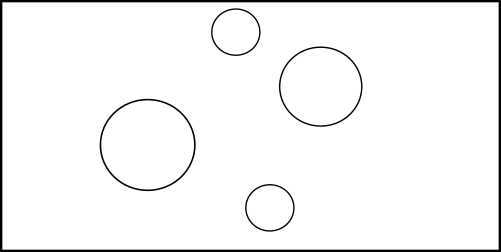
%> input picture g1092.png, 501 x 252 px
$ octave image_to_obstacle_mesh.m   (GNU Octave 9; MATLAB toolbox functions it lacks are replaced by stand-ins)
%> lines starting %> are read from the running program, lines starting %| are printed output that depends on the picture; in (x1, y1, x2, y2) boxes, pixels count from 0 and x2, y2 are one past the last pixel; in counts of white or black regions, pixels touching at a corner belong together; the program's own positions count from 1
clc
clear all
close all

%image_to_obstacle('mapa_com_obstaculos.png','modelo_dos_obst醕ulos.obj',0.1,2)
image_to_obstacle('g1092.png','mapa01.obj',0.1,2)


function image_to_obstacle(image_path, output_mesh_path, pixel_to_meter_ratio, obstacle_height)
%> called with image_path = 'g1092.png', output_mesh_path = 'mapa01.obj', pixel_to_meter_ratio = 0.1, obstacle_height = 2
    if nargin < 4
        obstacle_height = 1.0;
    end
    if nargin < 3
        pixel_to_meter_ratio = 1.0;
    end

    % Carregar a imagem bin醨ia
    I_r = imread(image_path);
%> I_r is the input picture: size 252x501x3 uint8; min 0, max 255, mean 245.5
    Igray = convert_cinza(I_r);
    binary_image = ~convert_bin2(Igray,otsu(Igray));
%> after the loop in histg, `for k = 1:256`: hist = 256 values, max 119550 at index 256, min 1 at index 152, mean 493.2
%> in histg, `hist = hist/(lin*col);`: hist = 256 values, max 0.947 at index 256, min 7.92e-06 at index 152, mean 0.00391
%> in otsu, `Pr = histg(imgray);`: Pr has the same summary as hist in histg
%> in otsu, `CumPr = cumsum(Pr);`: CumPr = 256 values from 0.0255 to 1
%> in otsu, `mg = sum(i.*Pr);`: mg = 245.5
%> the loop in otsu, `for k = 1:256` made 256 passes
%> mk on passes 1 to 3: 0, 0.000285, 0.000792
%> in otsu, `[~,K]=max(sigma);`: K = 134
%> in otsu, `limiar = K-1;`: limiar = 133
%> in convert_bin2, `imbin(im>limiar) = true;`:
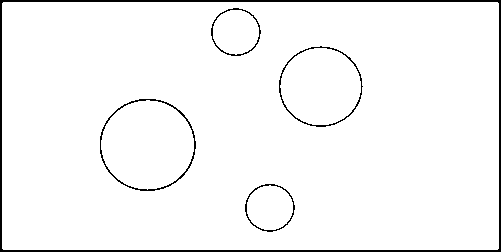
%> imbin: size 252x501 logical; 96.6% white; 5 black regions, box (x1, y1, x2, y2) and area: (0, 0, 501, 252) 3000, (100, 99, 196, 191) 477, (279, 46, 363, 127) 371, (211, 8, 261, 56) 218, (245, 184, 295, 232) 217
    [ISeg,Reg,pontos]=segmentador(binary_image,55);
    imshow(ISeg)
    % Filtragem e obten玢o dos cantos com o algoritmo de Douglas Peucker
    [cantos] = filtragem(Reg,pontos,0.3);
    hold on

    % Inicializar as listas de v閞tices e faces
    vertices = [];
    faces = [];

    for i=1:length(Reg)
         xc = mean(cantos(i).x);
         yc = mean(cantos(i).y);
         cantos2_x = 0.95*(cantos(i).x-xc) + xc;
         cantos2_y = 0.95*(cantos(i).y-yc) + yc;
         %%--Degug
         plot(cantos(i).x,cantos(i).y,'.r','MarkerSize',20)
         plot(cantos2_x,cantos2_y,'.g','MarkerSize',20)
         % Adequa玢o
         cantos1_x = [cantos(i).x cantos(i).x(1)].*pixel_to_meter_ratio;
         cantos1_y = [cantos(i).y cantos(i).y(1)].*pixel_to_meter_ratio;
         cantos2_x = [cantos2_x cantos2_x(1)].*pixel_to_meter_ratio;
         cantos2_y = [cantos2_y cantos2_y(1)].*pixel_to_meter_ratio;
         for j = 1:(numel(cantos1_x)-1)
             v1 = [cantos1_x(j), cantos1_y(j),0];
             v2 = [cantos2_x(j), cantos2_y(j),0];
             v3 = [cantos2_x(j+1), cantos2_y(j+1),0];
             v4 = [cantos1_x(j+1), cantos1_y(j+1),0];
             v5 = [cantos1_x(j), cantos1_y(j),obstacle_height];
             v6 = [cantos2_x(j), cantos2_y(j),obstacle_height];
             v7 = [cantos2_x(j+1), cantos2_y(j+1),obstacle_height];
             v8 = [cantos1_x(j+1), cantos1_y(j+1),obstacle_height];
             vertices = [vertices; v1; v2; v3; v4; v5; v6; v7; v8];
             idx = size(vertices, 1) - 7;
             faces = [faces;
                     idx, idx+1, idx+5, idx+4; % Face lateral 1
                     idx+1, idx+2, idx+6, idx+5; % Face lateral 2
                     idx+2, idx+3, idx+7, idx+6; % Face lateral 3
                     idx+3, idx, idx+4, idx+7; % Face lateral 4
                     idx+4, idx+5, idx+6, idx+7; % Face superior
                     idx, idx+1, idx+2, idx+3]; % Face inferior
         end
    end

%     % Remover v閞tices duplicados e atualizar as faces
%     [vertices, ~, indexn] = unique(vertices, 'rows');
%     faces = indexn(faces);

    % Salvar a malha em um arquivo OBJ
    fileID = fopen(output_mesh_path, 'w');
    fprintf(fileID, 'v %.4f %.4f %.4f\n', vertices');
    fprintf(fileID, 'f %d %d %d %d\n', faces');
    fclose(fileID);
end

% Segmentador
function [ImSeg,Reg,ordem]=segmentador(im,limiar)
%> called with limiar = 55

    f = double(im);
    f = [0.*f(1,:); f]; f = [0.*f(:,1) f];
%> after `f = [0.*f(1,:); f]`: f: size 253x501 double; values 0 (black) and 1 (white), 3.4% white; 5 white regions, box (x1, y1, x2, y2) and area: (0, 1, 501, 253) 3000, (100, 100, 196, 192) 477, (279, 47, 363, 128) 371, (211, 9, 261, 57) 218, (245, 185, 295, 233) 217
%> after `f = [0.*f(:,1) f]`: f: size 253x502 double; values 0 (black) and 1 (white), 3.4% white; 5 white regions, box (x1, y1, x2, y2) and area: (1, 1, 502, 253) 3000, (101, 100, 197, 192) 477, (280, 47, 364, 128) 371, (212, 9, 262, 57) 218, (246, 185, 296, 233) 217
    f = [f; 0.*f(1,:)]; f = [f 0.*f(:,1)];
%> after `f = [f; 0.*f(1,:)]`:
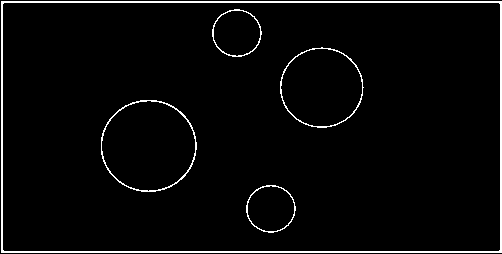
%> f: size 254x502 double; values 0 (black) and 1 (white), 3.4% white in thin lines or dots
%> after `f = [f 0.*f(:,1)]`:
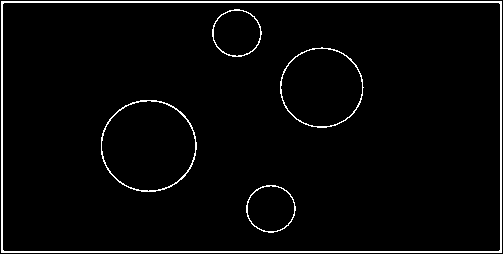
%> f: size 254x503 double; values 0 (black) and 1 (white), 3.4% white in thin lines or dots
    [M,N] = size(f);
%> M = 254; N = 503
    LNBD = 0;
    Reg = 2;
    directions = [0 -1;-1 -1;-1 0;-1 1; 0 1; 1 1; 1 0; 1 -1];
    angs = [180;225;270;315;0;45;90;135];
    i1=0;j1=0;i2=0;j2=0;
    i3=0;j3=0;i4=0;j4=0;

    for i = 1:M
        for j = 1:N
            x = []; y = [];
            if f(i,j)==1 && f(i,j-1)==0
                i2 = i; j2 = j-1; K = round(atan2d(i2-i,j2-j))-45;
                for k = 1:size(directions,1)
                    K = convertTo360(K+45);
                    i1 = i+directions(find(angs==K),1);
                    j1 = j+directions(find(angs==K),2);
                    if (i1>0) && (j1>0) && (i1 <= M) && (j1 <= N)
                        if f(i1,j1)~=0
                            i2 = i1; j2 = j1;
                            i3 = i; j3 = j;
                            currDir = round(atan2d(i2-i3,j2-j3));
%                             display('Entrou no While')
                            while true
                                for l = 1:size(directions,1)
                                    currDir = convertTo360(currDir-45);
                                    I = find(angs==currDir);
                                    i4 = i3+directions(I,1);
                                    j4 = j3+directions(I,2);
                                    if (i4>0) && (j4>0) && (i4<=M) && (j4<=N)
                                        if f(i4,j4)~=0
                                            if(f(i3,j3+1)==0)
                                                f(i3,j3) = -Reg;
                                                x = [x j3-1]; y = [y i3-1];
                                            elseif (f(i3,j3+1)~=0)&&(f(i3,j3)==1)
                                                f(i3,j3) = Reg;
                                                x = [x j3-1]; y = [y i3-1];
                                            end
                                            break;
                                        end
                                    end
                                end
                                if (i4==i) && (j4==j) && (i3 == i1) && (j3 == j1)
                                    break;
                                else
                                    i2 = i3; j2 = j3;
                                    i3 = i4; j3 = j4;
                                    currDir = round(atan2d(i2-i3,j2-j3));
                                    LNBD = f(i3,j3);
                                end
                            end
%                             display('Saiu do While')
                            ordem(Reg-1) = struct('Reg',Reg,'x',x,'y',y);
                            LNBD = 0; Reg = Reg + 1;

                            break;
                        end
                    end
                end
            end
        end
    end
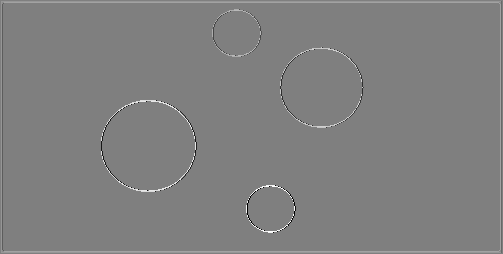
%> f: size 254x503 double; 3.34% of pixels changed, all inside (x1, y1, x2, y2) = (1, 1, 502, 253); drawn with min black and max white
%> after the loop, I = 6; K = 225; LNBD = 0; Reg = 12; currDir = 45; i1 = 186; i2 = 186; i3 = 186; i4 = 187; j1 = 272; j2 = 271; j3 = 272; j4 = 273; ordem = 10 items; first 5, Reg: 2, 3, 4, 5, 6
    ImSeg = abs(f);
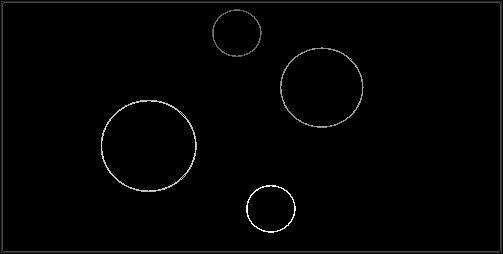
%> ImSeg: size 254x503 double; min 0, max 11, mean 0.134; drawn with min black and max white
    ImSeg = ImSeg(2:end-1,2:end-1);
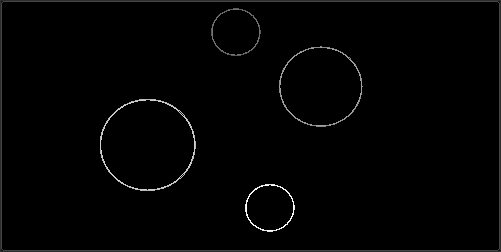
%> ImSeg: size 252x501 double; min 0, max 11, mean 0.136; drawn with min black and max white
    ImSeg(ImSeg==1)=0;
%> ImSeg: size 252x501 double; 0.02% of pixels changed, all inside (x1, y1, x2, y2) = (1, 1, 500, 251)

    Reg = unique(ImSeg(:));
%> Reg = [0; 2; 3; 4; 5; 6; 7; 8; 9; 10; 11]
    for r = 1:length(Reg)
      n = sum(ImSeg(:)==Reg(r));
      if(n < limiar)
        ImSeg(ImSeg==Reg(r)) = 0;
      end
    end
%> this loop made 11 passes
%> n on passes 1 to 11: 121991, 1502, 1486, 112, 106, 192, 178, 235, 233, 112, 105

% [4 lines of commented-out code are left out]
    Reg = sort(unique(ImSeg(:)));
    Reg = Reg(2:end);
%> Reg = [2; 3; 4; 5; 6; 7; 8; 9; 10; 11]
%> in image_to_obstacle, `[ISeg,Reg,pontos]=segmentador(binary_image,55);`: pontos = 10 items; first 5, Reg: 2, 3, 4, 5, 6
end


function [cantos] = filtragem(Reg,pontos,limiar);
%> called with Reg = [2; 3; 4; 5; 6; 7; 8; 9; 10; 11], limiar = 0.3
    cnt = 0;
    for i = 1:length(Reg)
        points = [pontos(Reg(i)-1).x' pontos(Reg(i)-1).y'];
        simplifiedPoints = DouglasPeucker(points,2);
%         if size(simplifiedPoints,1)<4 continue; end
%         simplifiedPoints = DouglasPeuckerPosteriori(simplifiedPoints,limiar);
        if size(simplifiedPoints,1)<4
            continue;
        else
            cnt = cnt + 1;
            cantos(cnt) = struct('x',simplifiedPoints(:,1)','y',simplifiedPoints(:,2)');
        end
    end
%> this loop made 10 passes
%> simplifiedPoints on passes 1 to 2: [1 1; 1 252; 501 252; 501 1; 2 1], [499 3; 498 251; 4 251; 4 2; 498 2]
%> `image_to_obstacle('g1092.png','mapa01.obj',0.1,2)`:
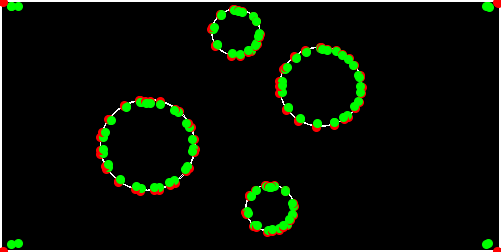
%> figure redrawn from the program's plot data
    if cnt==0, cantos=[]; end

end

%% Simplifica玢o
function simplifiedPoints = DouglasPeucker(points, epsilon)
    % Douglas-Peucker algorithm for simplifying a polyline
    if size(points, 1) < 3
        simplifiedPoints = points;
        return;
    end

    [index, d] = perpendicularDistance(points, points(1, :), points(end, :));
    dmax = d(index);
    if dmax > epsilon
        left = DouglasPeucker(points(1:index, :), epsilon);
        right = DouglasPeucker(points(index:end, :), epsilon);
        simplifiedPoints = [left(1:end-1, :); right];
    else
        simplifiedPoints = [points(1, :); points(end, :)];
    end
end

function [index, distance] = perpendicularDistance(points, init, fim)
    % Calculate perpendicular distance from each point to the line formed by init and end
    distance = zeros(size(points, 1), 1);

    for i = 1:size(points, 1)
        distance(i) = abs((fim(2) - init(2)) * points(i, 1) - (fim(1) - init(1)) * points(i, 2) + fim(1) * init(2) - fim(2) * init(1)) / norm(fim - init);
    end

    % Find the point with the maximum distance
    [~, index] = max(distance);
%     perpendicular = points(index, :);
end

% [45 lines left out: function DouglasPeuckerPosteriori, not called in this run]

% Convers鉶 em tons de cinza
function imgray = convert_cinza(im);
% Insira aqui o seu c骴igo
  [~,~,Z] = size(im);
  if Z>1
      y_coefs = [0.299 0.587 0.114];
      im_double = double(im);
      imgray = uint8(y_coefs(1)*im_double(:,:,1) + ...
                     y_coefs(2)*im_double(:,:,2) + ...
                     y_coefs(3)*im_double(:,:,3));
  else
      imgray = im;
  end
end
% Convers鉶 em preto e branco
% [27 lines left out: function convert_bin, not called in this run]
% Binariza玢o por limiar global
function imbin = convert_bin2(im,limiar);
    imbin = false(size(im));
    imbin(im>limiar) = true;
end
% Limiar de Otsu
function limiar = otsu(imgray);
    Pr = histg(imgray);
    CumPr = cumsum(Pr);
    i = [0:255];
    mg = sum(i.*Pr);
    for k = 1:256
        mk = sum(i(1:k).*Pr(1:k));
        sigma(k) = ((mg*CumPr(k)-mk)^2)/(CumPr(k)*(1-CumPr(k)));
    end
    [~,K]=max(sigma);
    limiar = K-1;
%     #limiar_groundTruth = graythresh(imgray)*255
end
% Histograma usado no Limiar de Otsu
function [hist] = histg(im);
    [lin,col]=size(im);
    for k = 1:256
       hist(k) = numel(find(im==(k-1)));
    end
    hist = hist/(lin*col);
end

% Para a segmenta玢o
% [9 lines left out: function convertTo360, not called in this run]

$ run again, with vertices.png copied over g1092.png
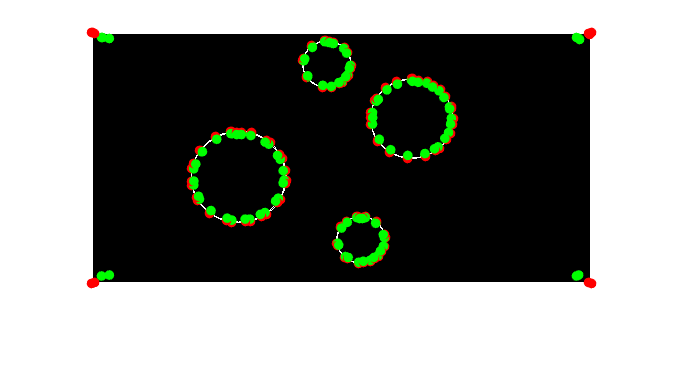
%> input picture vertices.png, 685 x 365 px
%> in image_to_obstacle, I_r is the input picture: size 365x685x3 uint8; mean R, G, B 131.2, 134.8, 129.2
%> after the loop in histg, `for k = 1:256`: hist = 256 values, max 126601 at index 256, min 0 at index 2, mean 976.7
%> in histg, `hist = hist/(lin*col);`: hist = 256 values, max 0.506 at index 256, min 0 at index 2, mean 0.00391
%> Pr has the same summary as hist in histg
%> CumPr = 256 values from 0.46 to 1
%> mg = 133.1
%> the loop in otsu, `for k = 1:256` made 256 passes
%> mk on passes 1 to 3: 0, 0, 0
%> after the loop in otsu, `for k = 1:256`: sigma = 256 values, max 15465.3 at index 127, min 3.64e-12 at index 256, mean 15247.5
%> in otsu, `[~,K]=max(sigma);`: K = 127
%> limiar = 126
%> imbin: size 365x685 logical; 52.7% white; 6 black regions (3 under 20 px), largest, box (x1, y1, x2, y2) and area: (87, 28, 596, 288) 115880, (304, 43, 350, 85) 1214, (338, 219, 382, 261) 1178
%> after the loop in segmentador, `for i = 1:M`:
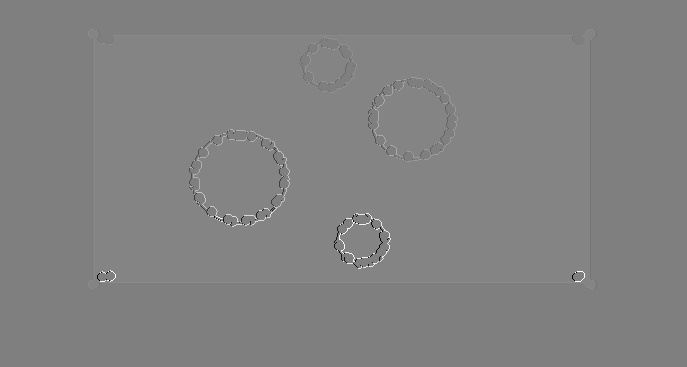
%> f: size 367x687 double; min -24, max 24, mean 0.5; drawn with min black and max white
%> after the loop in segmentador, `for i = 1:M`: I = 6; K = 225; LNBD = 0; Reg = 25; currDir = 45; i1 = 272; i4 = 273; j1 = 583; j2 = 582; j3 = 583; j4 = 584; ordem = 23 items; first 5, Reg: 2, 3, 4, 5, 6
%> in segmentador, `Reg = unique(ImSeg(:));`: Reg = 24 values from 0 to 24
%> the loop in segmentador, `for r = 1:length(Reg)` made 24 passes
%> n on passes 1 to 8: 246502, 1573, 178, 143, 331, 3, 53, 171
%> in segmentador, `Reg = sort(unique(ImSeg(:)));`: Reg = [0; 2; 3; 4; 5; 8; 9; 12; 17; 20; 22]
%> in segmentador, `Reg = Reg(2:end);`: Reg = [2; 3; 4; 5; 8; 9; 12; 17; 20; 22]
%> in image_to_obstacle, `[ISeg,Reg,pontos]=segmentador(binary_image,55);`: pontos = 23 items; first 5, Reg: 2, 3, 4, 5, 6
%> the loop in filtragem, `for i = 1:length(Reg)` made 10 passes
%> `image_to_obstacle('g1092.png','mapa01.obj',0.1,2)`:
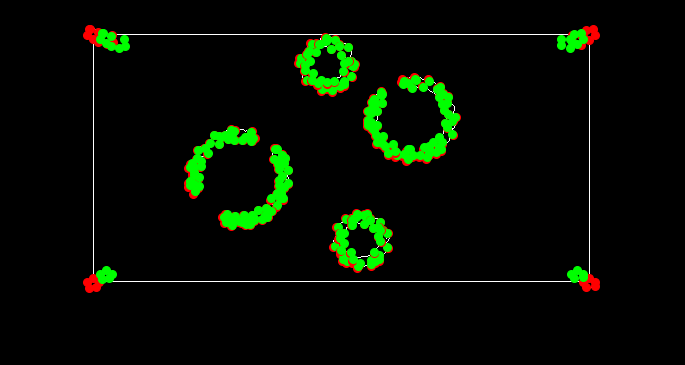
%> figure redrawn from the program's plot data
